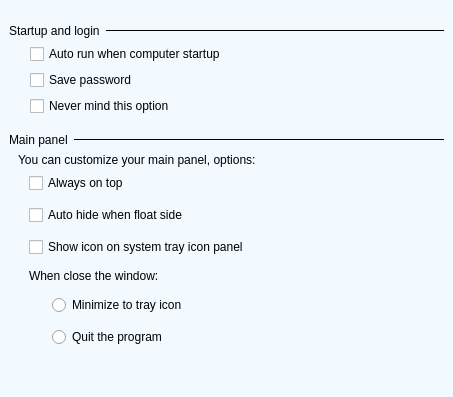
<?xml version="1.0" encoding="UTF-8"?>
<ui version="4.0">
 <class>ns::SettingsGeneralPage</class>
 <widget class="QWidget" name="ns::SettingsGeneralPage">
  <property name="geometry">
   <rect>
    <x>0</x>
    <y>0</y>
    <width>453</width>
    <height>397</height>
   </rect>
  </property>
  <property name="minimumSize">
   <size>
    <width>0</width>
    <height>0</height>
   </size>
  </property>
  <property name="windowTitle">
   <string>General</string>
  </property>
  <property name="windowIcon">
   <iconset resource="../translator.qrc">
    <normaloff>:/images/ui/act_setting.png</normaloff>:/images/ui/act_setting.png</iconset>
  </property>
  <property name="styleSheet">
   <string notr="true">* {
	font-family: Verdana, &quot;宋体&quot;, Arial, Sans-serif, Segoe UI, Tahoma;
}

#widget {
	background: #F2F9FF;
}

#frameStartup, #frameMainPanel {
	background: qlineargradient(x1: 0, y1: 0, x2: 1, y2: 0,stop: 0 #80ACCF, stop: 1.0 #F2F9FF);
}</string>
  </property>
  <layout class="QVBoxLayout" name="verticalLayout">
   <property name="spacing">
    <number>0</number>
   </property>
   <property name="margin">
    <number>0</number>
   </property>
   <item>
    <widget class="QWidget" name="widget" native="true">
     <layout class="QVBoxLayout" name="verticalLayout_10">
      <property name="spacing">
       <number>17</number>
      </property>
      <property name="topMargin">
       <number>24</number>
      </property>
      <item>
       <layout class="QVBoxLayout" name="verticalLayout_9">
        <property name="spacing">
         <number>6</number>
        </property>
        <item>
         <layout class="QHBoxLayout" name="horizontalLayout" stretch="0,1">
          <item>
           <widget class="QLabel" name="labelStartup">
            <property name="text">
             <string>Startup and login</string>
            </property>
            <property name="scaledContents">
             <bool>true</bool>
            </property>
           </widget>
          </item>
          <item>
           <widget class="QFrame" name="frameStartup">
            <property name="minimumSize">
             <size>
              <width>0</width>
              <height>1</height>
             </size>
            </property>
            <property name="maximumSize">
             <size>
              <width>16777215</width>
              <height>1</height>
             </size>
            </property>
            <property name="frameShape">
             <enum>QFrame::StyledPanel</enum>
            </property>
            <property name="frameShadow">
             <enum>QFrame::Raised</enum>
            </property>
           </widget>
          </item>
         </layout>
        </item>
        <item>
         <layout class="QVBoxLayout" name="verticalLayout_8">
          <property name="spacing">
           <number>6</number>
          </property>
          <property name="leftMargin">
           <number>21</number>
          </property>
          <item>
           <widget class="QCheckBox" name="checkBoxAutoRun">
            <property name="text">
             <string>Auto run when computer startup</string>
            </property>
           </widget>
          </item>
          <item>
           <widget class="QCheckBox" name="checkBoxSavePassword">
            <property name="text">
             <string>Save password</string>
            </property>
           </widget>
          </item>
          <item>
           <widget class="QCheckBox" name="checkBoxAlwaysLoginWindow">
            <property name="text">
             <string>Never mind this option</string>
            </property>
           </widget>
          </item>
         </layout>
        </item>
       </layout>
      </item>
      <item>
       <layout class="QVBoxLayout" name="verticalLayout_7">
        <property name="spacing">
         <number>6</number>
        </property>
        <item>
         <layout class="QHBoxLayout" name="horizontalLayout_2" stretch="0,1">
          <item>
           <widget class="QLabel" name="labelMainPanel">
            <property name="text">
             <string>Main panel</string>
            </property>
            <property name="scaledContents">
             <bool>true</bool>
            </property>
           </widget>
          </item>
          <item>
           <widget class="QFrame" name="frameMainPanel">
            <property name="minimumSize">
             <size>
              <width>0</width>
              <height>1</height>
             </size>
            </property>
            <property name="maximumSize">
             <size>
              <width>16777215</width>
              <height>1</height>
             </size>
            </property>
            <property name="frameShape">
             <enum>QFrame::StyledPanel</enum>
            </property>
            <property name="frameShadow">
             <enum>QFrame::Raised</enum>
            </property>
           </widget>
          </item>
         </layout>
        </item>
        <item>
         <layout class="QVBoxLayout" name="verticalLayout_6">
          <property name="leftMargin">
           <number>9</number>
          </property>
          <item>
           <widget class="QLabel" name="labelMainDescription">
            <property name="text">
             <string>You can customize your main panel, options:</string>
            </property>
           </widget>
          </item>
          <item>
           <layout class="QVBoxLayout" name="verticalLayout_5">
            <property name="spacing">
             <number>12</number>
            </property>
            <property name="leftMargin">
             <number>11</number>
            </property>
            <item>
             <layout class="QVBoxLayout" name="verticalLayout_2">
              <item>
               <widget class="QCheckBox" name="checkBoxAlwaysOnTop">
                <property name="text">
                 <string>Always on top</string>
                </property>
               </widget>
              </item>
              <item>
               <widget class="QCheckBox" name="checkBoxAutoHide">
                <property name="text">
                 <string>Auto hide when float side</string>
                </property>
               </widget>
              </item>
              <item>
               <widget class="QCheckBox" name="checkBoxTrayIcon">
                <property name="text">
                 <string>Show icon on system tray icon panel</string>
                </property>
               </widget>
              </item>
             </layout>
            </item>
            <item>
             <layout class="QVBoxLayout" name="verticalLayout_4">
              <item>
               <widget class="QLabel" name="labelCloseWindow">
                <property name="text">
                 <string>When close the window:</string>
                </property>
               </widget>
              </item>
              <item>
               <layout class="QVBoxLayout" name="verticalLayout_3">
                <property name="leftMargin">
                 <number>23</number>
                </property>
                <item>
                 <widget class="QRadioButton" name="radioButtonMinTray">
                  <property name="text">
                   <string>Minimize to tray icon</string>
                  </property>
                 </widget>
                </item>
                <item>
                 <widget class="QRadioButton" name="radioButtonExit">
                  <property name="text">
                   <string>Quit the program</string>
                  </property>
                 </widget>
                </item>
               </layout>
              </item>
             </layout>
            </item>
           </layout>
          </item>
         </layout>
        </item>
       </layout>
      </item>
      <item>
       <spacer name="verticalSpacer">
        <property name="orientation">
         <enum>Qt::Vertical</enum>
        </property>
        <property name="sizeHint" stdset="0">
         <size>
          <width>20</width>
          <height>152</height>
         </size>
        </property>
       </spacer>
      </item>
     </layout>
    </widget>
   </item>
  </layout>
 </widget>
 <resources>
  <include location="../translator.qrc"/>
 </resources>
 <connections/>
</ui>
